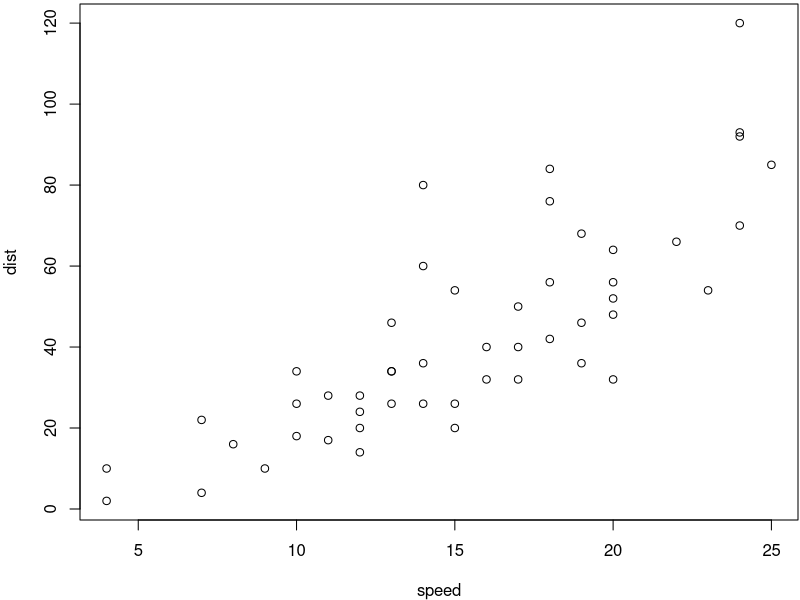

This chart was generated by the following R code:
## ---- chunk 1
par(mar = c(4, 4, .2, .1))
plot(cars)  # a scatterplot
## ---- chunk 2
knitr::kable(mtcars[1:5, 1:5], caption = "The mtcars data.")
